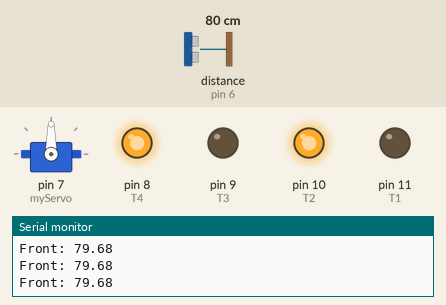
Recording of a sketch running on a simulated Arduino Uno, built with avr-gcc and run on an emulated ATmega328P. Parts: servo, output pins drawn as LEDs (lit = HIGH), the last lines printed to the serial monitor. Wiring (inferred from the names in the program): ultrasonic range finder: trigger pin 3; echo pin 6. Inputs (shaded band) come from the test bench; at power-on: distance to the obstacle (sensor on pin 6) 80 cm. The echo pulse lasts 58.3 µs per cm; pins used as bus, display or sensor lines are not drawn.

Above: at 2.2 s.
2.3 s: distance to the obstacle (sensor on pin 6) set to 23 cm
3.8 s: distance to the obstacle (sensor on pin 6) set to 19 cm
At 4.3 s:
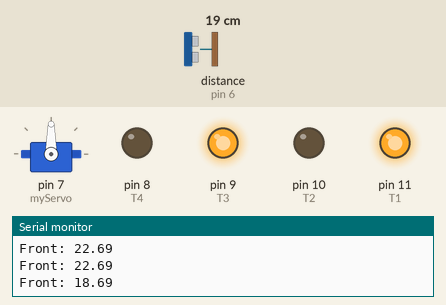
At 5.6 s:
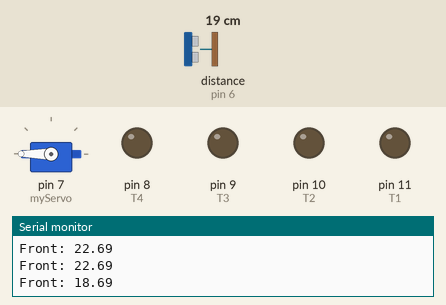
6.8 s: distance to the obstacle (sensor on pin 6) set to 2 cm
9.8 s: distance to the obstacle (sensor on pin 6) set to 35 cm
At 12.72 s:
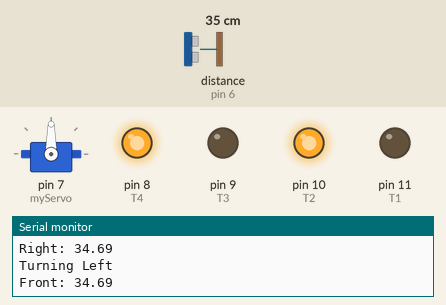
12.8 s: distance to the obstacle (sensor on pin 6) set to 4 cm
At 15.4 s:
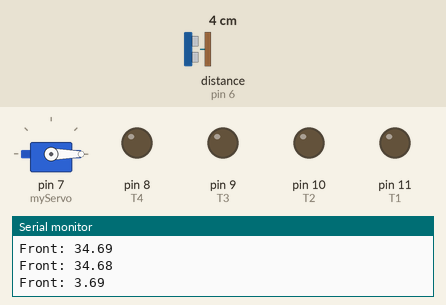
15.8 s: distance to the obstacle (sensor on pin 6) set to 9 cm
Timing chart, 0 to 19.8 s (numbered marks = the images above; inputs shaded):
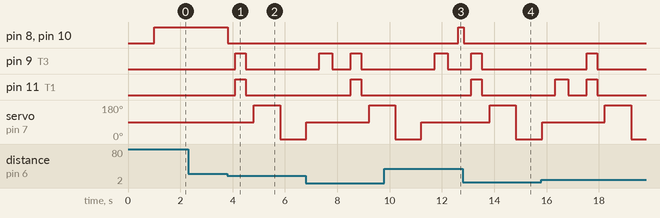

Measured:
- the behaviour switches between 21 and 20 cm on distance to the obstacle (sensor on pin 6) (found by bisection; images 0 and 1)
- after the input at 3.8 s, pin 8 (T4), pin 10 (T2): HIGH → LOW at once; pin 9 (T3), pin 11 (T1): LOW → HIGH after 0.31 s, → LOW 0.40 s later; servo on pin 7 (myServo): 90° → 180° after 1.0 s, → 0° 1.0 s later
- after the input at 9.8 s, pin 8 (T4), pin 10 (T2): LOW → HIGH after 2.8 s
- after the input at 12.8 s, pin 8 (T4), pin 10 (T2): HIGH → LOW at once; pin 9 (T3), pin 11 (T1): LOW → HIGH after 0.33 s, → LOW 0.40 s later; servo on pin 7 (myServo): 90° → 180° after 1.0 s, → 0° 1.0 s later

The sketch:

AutonomousObstacleAvoidanceRobot.ino
```cpp
#include <Servo.h>

const int trigPin = 3;
const int echoPin = 6;

Servo myServo;

// L298N Pins
const int T4 = 8;
const int T3 = 9;
const int T2 = 10;
const int T1 = 11;

// ----------------------
// Distance Function
// ----------------------
float getDistance() {

  digitalWrite(trigPin, LOW);
  delayMicroseconds(2);

  digitalWrite(trigPin, HIGH);
  delayMicroseconds(10);
  digitalWrite(trigPin, LOW);

  long duration = pulseIn(echoPin, HIGH, 30000);

  if (duration == 0) {
    return 999;   // No echo received
  }

  return duration * 0.0343 / 2;
}

// ----------------------
// Motor Functions
// ----------------------
void stopCar() {
  digitalWrite(T1, LOW);
  digitalWrite(T2, LOW);
  digitalWrite(T3, LOW);
  digitalWrite(T4, LOW);
}

void forward() {
  digitalWrite(T1, LOW);
  digitalWrite(T2, HIGH);

  digitalWrite(T3, LOW);
  digitalWrite(T4, HIGH);
}

void backward() {
  digitalWrite(T1, HIGH);
  digitalWrite(T2, LOW);

  digitalWrite(T3, HIGH);
  digitalWrite(T4, LOW);
}

void turnRight() {
  digitalWrite(T1, LOW);
  digitalWrite(T2, LOW);

  digitalWrite(T3, HIGH);
  digitalWrite(T4, LOW);
}

void turnLeft() {
  digitalWrite(T1, HIGH);
  digitalWrite(T2, LOW);

  digitalWrite(T3, LOW);
  digitalWrite(T4, LOW);
}

// ----------------------
// Setup
// ----------------------
void setup() {

  Serial.begin(9600);

  pinMode(trigPin, OUTPUT);
  pinMode(echoPin, INPUT);

  pinMode(T1, OUTPUT);
  pinMode(T2, OUTPUT);
  pinMode(T3, OUTPUT);
  pinMode(T4, OUTPUT);

  myServo.attach(7);
  myServo.write(90);

  delay(1000);
}

// ----------------------
// Main Loop
// ----------------------
void loop() {

  float frontDistance = getDistance();

  Serial.print("Front: ");
  Serial.println(frontDistance);

  if (frontDistance < 20) {

    stopCar();
    delay(300);

    // Move back slightly
    backward();
    delay(400);

    stopCar();
    delay(300);

    // Look Left
    myServo.write(180);
    delay(1000);

    float leftDistance = getDistance();

    // Look Right
    myServo.write(0);
    delay(1000);

    float rightDistance = getDistance();

    // Return Center
    myServo.write(90);
    delay(500);

    Serial.print("Left: ");
    Serial.println(leftDistance);

    Serial.print("Right: ");
    Serial.println(rightDistance);

    if (leftDistance > rightDistance) {

      Serial.println("Turning Left");

      turnRight();
      delay(500);
    } else {
      Serial.println("Turning Right");
      turnLeft();
      delay(500);
    }
    stopCar();
    delay(300);
  } else { forward(); }

  delay(100);
}
```
